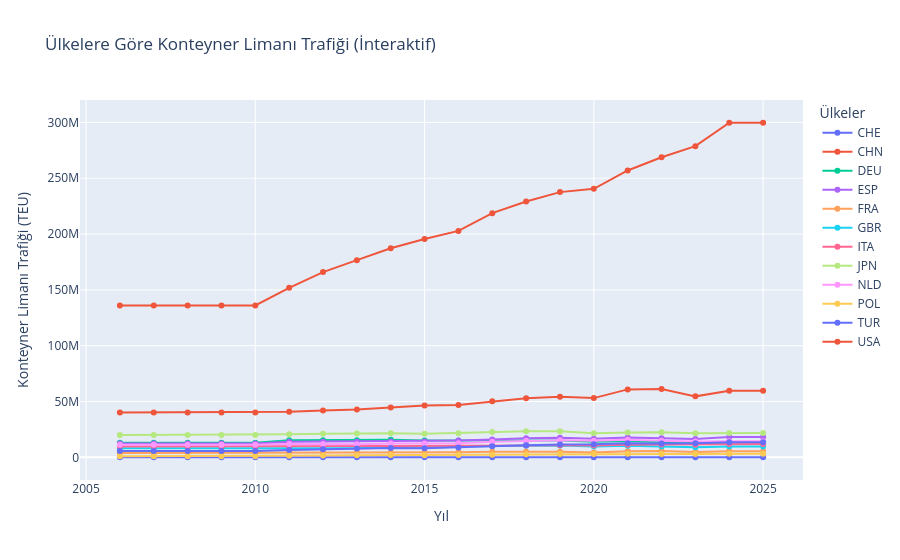

Notebook source saved alongside this figure:
### Code cell
# İnteraktif çizgi grafiği oluşturma (Konteyner Limanı Trafiği)
fig = px.line(
    data,
    x=data.columns[1],  # Time (Yıl)
    y="port_traffic_teu",  # Konteyner Limanı Trafiği
    color=data.columns[0],  # Country Name (Ülke)
    markers=True,  # Çizgilerin üzerine nokta ekler
    title="Ülkelere Göre Konteyner Limanı Trafiği (İnteraktif)",
    labels={
        data.columns[1]: "Yıl",
        "port_traffic_teu": "Konteyner Limanı Trafiği (TEU)",
        data.columns[0]: "Ülke",
    },
)

# Grafiğin düzenini iyileştirme
fig.update_layout(
    hovermode="closest",
    legend_title_text="Ülkeler",
)

# HTML olarak farklı bir isimle kaydetme (GitHub için)
fig.write_html("grafik_port_traffic.html")

# Grafiği açar
fig.show()

### Figure 1 — Plotly figure (JSON) as saved in the notebook; plotly's stock layout.template omitted (floating-point values rounded to 4 significant figures)
{"data": [{"hovertemplate": "Ülke=CHE<br>Yıl=%{x}<br>Konteyner Limanı Trafiği (TEU)=%{y}<extra></extra>", "legendgroup": "CHE", "line": {"color": "#636efa", "dash": "solid"}, "marker": {"symbol": "circle"}, "mode": "lines+markers", "name": "CHE", "orientation": "v", "showlegend": true, "type": "scatter", "x": [2006, 2007, 2008, 2009, 2010, 2011, 2012, 2013, 2014, 2015, 2016, 2017, 2018, 2019, 2020, 2021, 2022, 2023, 2024, 2025], "xaxis": "x", "y": [104400.0, 104400.0, 92460.0, 78280.0, 99050.0, 93370.0, 102200.0, 104900.0, 104500.0, 102900.0, 114500.0, 119200.0, 119100.0, 121400.0, 114100.0, 114100.0, 114100.0, 114100.0, 114100.0, 114100.0], "yaxis": "y"}, {"hovertemplate": "Ülke=CHN<br>Yıl=%{x}<br>Konteyner Limanı Trafiği (TEU)=%{y}<extra></extra>", "legendgroup": "CHN", "line": {"color": "#EF553B", "dash": "solid"}, "marker": {"symbol": "circle"}, "mode": "lines+markers", "name": "CHN", "orientation": "v", "showlegend": true, "type": "scatter", "x": [2006, 2007, 2008, 2009, 2010, 2011, 2012, 2013, 2014, 2015, 2016, 2017, 2018, 2019, 2020, 2021, 2022, 2023, 2024, 2025], "xaxis": "x", "y": [136000000.0, 136000000.0, 136000000.0, 136000000.0, 136000000.0, 151800000.0, 165900000.0, 176600000.0, 187300000.0, 195500000.0, 202800000.0, 218700000.0, 229100000.0, 237600000.0, 240500000.0, 256900000.0, 268800000.0, 278800000.0, 299700000.0, 299700000.0], "yaxis": "y"}, {"hovertemplate": "Ülke=DEU<br>Yıl=%{x}<br>Konteyner Limanı Trafiği (TEU)=%{y}<extra></extra>", "legendgroup": "DEU", "line": {"color": "#00cc96", "dash": "solid"}, "marker": {"symbol": "circle"}, "mode": "lines+markers", "name": "DEU", "orientation": "v", "showlegend": true, "type": "scatter", "x": [2006, 2007, 2008, 2009, 2010, 2011, 2012, 2013, 2014, 2015, 2016, 2017, 2018, 2019, 2020, 2021, 2022, 2023, 2024, 2025], "xaxis": "x", "y": [13040000.0, 13040000.0, 13040000.0, 13040000.0, 13040000.0, 15200000.0, 15270000.0, 15400000.0, 15840000.0, 14990000.0, 15130000.0, 15160000.0, 15120000.0, 15020000.0, 13950000.0, 14710000.0, 13730000.0, 12610000.0, 13290000.0, 13290000.0], "yaxis": "y"}, {"hovertemplate": "Ülke=ESP<br>Yıl=%{x}<br>Konteyner Limanı Trafiği (TEU)=%{y}<extra></extra>", "legendgroup": "ESP", "line": {"color": "#ab63fa", "dash": "solid"}, "marker": {"symbol": "circle"}, "mode": "lines+markers", "name": "ESP", "orientation": "v", "showlegend": true, "type": "scatter", "x": [2006, 2007, 2008, 2009, 2010, 2011, 2012, 2013, 2014, 2015, 2016, 2017, 2018, 2019, 2020, 2021, 2022, 2023, 2024, 2025], "xaxis": "x", "y": [12500000.0, 12500000.0, 12500000.0, 12500000.0, 12500000.0, 13900000.0, 14070000.0, 13900000.0, 14210000.0, 14290000.0, 15070000.0, 15930000.0, 17170000.0, 17460000.0, 16750000.0, 17710000.0, 17160000.0, 16380000.0, 18110000.0, 18110000.0], "yaxis": "y"}, {"hovertemplate": "Ülke=FRA<br>Yıl=%{x}<br>Konteyner Limanı Trafiği (TEU)=%{y}<extra></extra>", "legendgroup": "FRA", "line": {"color": "#FFA15A", "dash": "solid"}, "marker": {"symbol": "circle"}, "mode": "lines+markers", "name": "FRA", "orientation": "v", "showlegend": true, "type": "scatter", "x": [2006, 2007, 2008, 2009, 2010, 2011, 2012, 2013, 2014, 2015, 2016, 2017, 2018, 2019, 2020, 2021, 2022, 2023, 2024, 2025], "xaxis": "x", "y": [3916000.0, 3916000.0, 3916000.0, 3916000.0, 3916000.0, 3865000.0, 4076000.0, 4286000.0, 4424000.0, 4463000.0, 4472000.0, 4965000.0, 5051000.0, 4993000.0, 4436000.0, 5523000.0, 5594000.0, 4870000.0, 5371000.0, 5371000.0], "yaxis": "y"}, {"hovertemplate": "Ülke=GBR<br>Yıl=%{x}<br>Konteyner Limanı Trafiği (TEU)=%{y}<extra></extra>", "legendgroup": "GBR", "line": {"color": "#19d3f3", "dash": "solid"}, "marker": {"symbol": "circle"}, "mode": "lines+markers", "name": "GBR", "orientation": "v", "showlegend": true, "type": "scatter", "x": [2006, 2007, 2008, 2009, 2010, 2011, 2012, 2013, 2014, 2015, 2016, 2017, 2018, 2019, 2020, 2021, 2022, 2023, 2024, 2025], "xaxis": "x", "y": [8225000.0, 8225000.0, 8225000.0, 8225000.0, 8225000.0, 8142000.0, 7978000.0, 8248000.0, 9510000.0, 9760000.0, 10200000.0, 10240000.0, 10320000.0, 10510000.0, 9732000.0, 10290000.0, 9750000.0, 9090000.0, 9621000.0, 9621000.0], "yaxis": "y"}, {"hovertemplate": "Ülke=ITA<br>Yıl=%{x}<br>Konteyner Limanı Trafiği (TEU)=%{y}<extra></extra>", "legendgroup": "ITA", "line": {"color": "#FF6692", "dash": "solid"}, "marker": {"symbol": "circle"}, "mode": "lines+markers", "name": "ITA", "orientation": "v", "showlegend": true, "type": "scatter", "x": [2006, 2007, 2008, 2009, 2010, 2011, 2012, 2013, 2014, 2015, 2016, 2017, 2018, 2019, 2020, 2021, 2022, 2023, 2024, 2025], "xaxis": "x", "y": [9762000.0, 9762000.0, 9762000.0, 9762000.0, 9762000.0, 9534000.0, 9674000.0, 10120000.0, 10260000.0, 10210000.0, 10590000.0, 10670000.0, 10620000.0, 10790000.0, 10700000.0, 11300000.0, 11580000.0, 11300000.0, 11930000.0, 11930000.0], "yaxis": "y"}, {"hovertemplate": "Ülke=JPN<br>Yıl=%{x}<br>Konteyner Limanı Trafiği (TEU)=%{y}<extra></extra>", "legendgroup": "JPN", "line": {"color": "#B6E880", "dash": "solid"}, "marker": {"symbol": "circle"}, "mode": "lines+markers", "name": "JPN", "orientation": "v", "showlegend": true, "type": "scatter", "x": [2006, 2007, 2008, 2009, 2010, 2011, 2012, 2013, 2014, 2015, 2016, 2017, 2018, 2019, 2020, 2021, 2022, 2023, 2024, 2025], "xaxis": "x", "y": [20020000.0, 20020000.0, 20020000.0, 20020000.0, 20020000.0, 20630000.0, 21170000.0, 21440000.0, 21660000.0, 21090000.0, 21680000.0, 22800000.0, 23420000.0, 23280000.0, 21570000.0, 22350000.0, 22460000.0, 21500000.0, 21890000.0, 21890000.0], "yaxis": "y"}, {"hovertemplate": "Ülke=NLD<br>Yıl=%{x}<br>Konteyner Limanı Trafiği (TEU)=%{y}<extra></extra>", "legendgroup": "NLD", "line": {"color": "#FF97FF", "dash": "solid"}, "marker": {"symbol": "circle"}, "mode": "lines+markers", "name": "NLD", "orientation": "v", "showlegend": true, "type": "scatter", "x": [2006, 2007, 2008, 2009, 2010, 2011, 2012, 2013, 2014, 2015, 2016, 2017, 2018, 2019, 2020, 2021, 2022, 2023, 2024, 2025], "xaxis": "x", "y": [11330000.0, 11330000.0, 11330000.0, 11330000.0, 11330000.0, 12020000.0, 12030000.0, 11750000.0, 12460000.0, 12400000.0, 12610000.0, 13990000.0, 14800000.0, 15200000.0, 14760000.0, 15780000.0, 14930000.0, 14110000.0, 14520000.0, 14520000.0], "yaxis": "y"}, {"hovertemplate": "Ülke=POL<br>Yıl=%{x}<br>Konteyner Limanı Trafiği (TEU)=%{y}<extra></extra>", "legendgroup": "POL", "line": {"color": "#FECB52", "dash": "solid"}, "marker": {"symbol": "circle"}, "mode": "lines+markers", "name": "POL", "orientation": "v", "showlegend": true, "type": "scatter", "x": [2006, 2007, 2008, 2009, 2010, 2011, 2012, 2013, 2014, 2015, 2016, 2017, 2018, 2019, 2020, 2021, 2022, 2023, 2024, 2025], "xaxis": "x", "y": [1050000.0, 1050000.0, 1050000.0, 1050000.0, 1050000.0, 1357000.0, 1657000.0, 1970000.0, 2140000.0, 1861000.0, 2033000.0, 2385000.0, 2834000.0, 3046000.0, 2916000.0, 3188000.0, 3062000.0, 2995000.0, 3271000.0, 3271000.0], "yaxis": "y"}, {"hovertemplate": "Ülke=TUR<br>Yıl=%{x}<br>Konteyner Limanı Trafiği (TEU)=%{y}<extra></extra>", "legendgroup": "TUR", "line": {"color": "#636efa", "dash": "solid"}, "marker": {"symbol": "circle"}, "mode": "lines+markers", "name": "TUR", "orientation": "v", "showlegend": true, "type": "scatter", "x": [2006, 2007, 2008, 2009, 2010, 2011, 2012, 2013, 2014, 2015, 2016, 2017, 2018, 2019, 2020, 2021, 2022, 2023, 2024, 2025], "xaxis": "x", "y": [5743000.0, 5743000.0, 5743000.0, 5743000.0, 5743000.0, 6523000.0, 7303000.0, 7978000.0, 8351000.0, 8144000.0, 8761000.0, 10000000.0, 10800000.0, 11590000.0, 11630000.0, 12590000.0, 12370000.0, 12550000.0, 13510000.0, 13510000.0], "yaxis": "y"}, {"hovertemplate": "Ülke=USA<br>Yıl=%{x}<br>Konteyner Limanı Trafiği (TEU)=%{y}<extra></extra>", "legendgroup": "USA", "line": {"color": "#EF553B", "dash": "solid"}, "marker": {"symbol": "circle"}, "mode": "lines+markers", "name": "USA", "orientation": "v", "showlegend": true, "type": "scatter", "x": [2006, 2007, 2008, 2009, 2010, 2011, 2012, 2013, 2014, 2015, 2016, 2017, 2018, 2019, 2020, 2021, 2022, 2023, 2024, 2025], "xaxis": "x", "y": [40270000.0, 40270000.0, 40270000.0, 40270000.0, 40270000.0, 40810000.0, 41880000.0, 42840000.0, 44640000.0, 46500000.0, 46940000.0, 50200000.0, 52990000.0, 54240000.0, 53060000.0, 60870000.0, 61190000.0, 54620000.0, 59710000.0, 59710000.0], "yaxis": "y"}], "layout": {"hovermode": "closest", "legend": {"title": {"text": "Ülkeler"}, "tracegroupgap": 0}, "title": {"text": "Ülkelere Göre Konteyner Limanı Trafiği (İnteraktif)"}, "xaxis": {"anchor": "y", "domain": [0, 1], "title": {"text": "Yıl"}}, "yaxis": {"anchor": "x", "domain": [0, 1], "title": {"text": "Konteyner Limanı Trafiği (TEU)"}}}}
